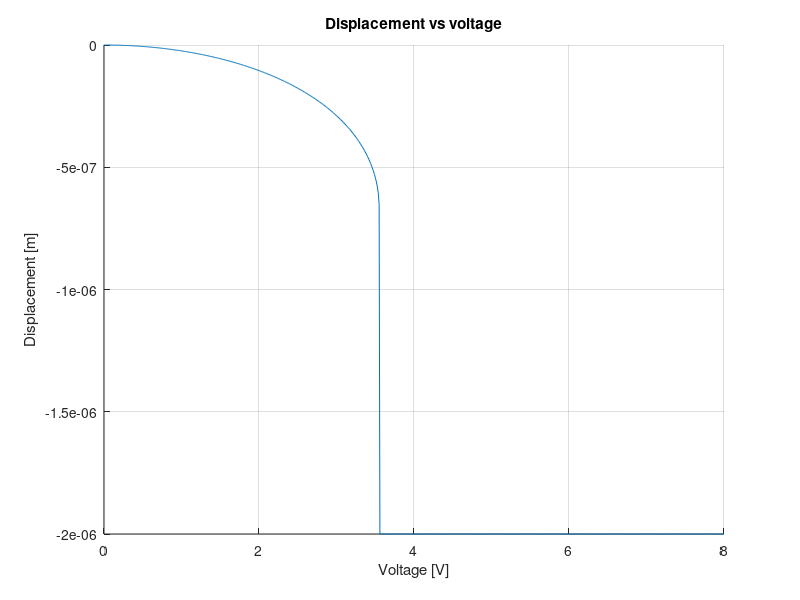
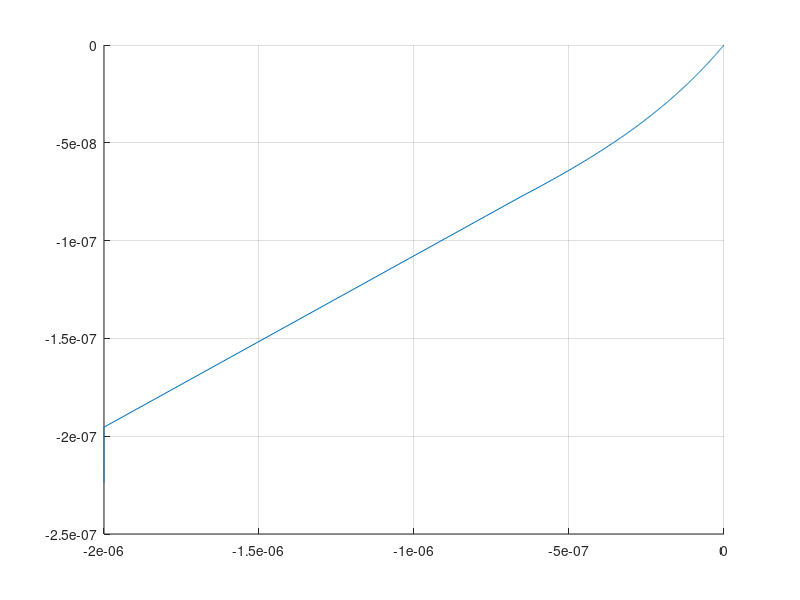

MATLAB code for these plots, in order:
%Constants
    clear all; format compact; format long g;
    K = 0.0941780821917766; %Stiffness
    gap = 2e-6; %Initial gap between plates
    permittivity = 8.854e-12; %Permittivity of the medium
    length = 100e-6; %Overlapping length of the plates
    thickness = 20e-6; %layer thickness of the plates
    B = permittivity*length*thickness; %Constant
    V = 30; %Applied voltage difference between plates
    tic
j = 0;
for V = 0 : .01: 8    
    j = j + 1; %plot data index
    
%Contact parameter
    x0 = 1.99e-6;
    U_spring = (1/2*K*x0.^2);
    U_capacitor = (-1/2*B*V^2 ./ (gap-x0));
    C = (U_spring*0 + U_capacitor) / (gap-x0).^-6;

%Potential
    %x = [-0.1:0.0001:1.955]*1e-6; 
    %U_spring = 1/2*K*x.^2;
    %U_capacitor = -1/2*B*V^2./(gap-x);
    %U_contact = -C*(gap-x).^-6;
    %figure(1); clf; grid on; hold on;
    %plot(x, U_contact, 'b'); plot(x, U_spring, 'r'); plot(x, U_capacitor, 'm'); 
    %plot(x, U_spring +  U_capacitor + U_contact, 'k'); title('U(x)'); xlabel('x'); ylabel('U');
    
%Force
    %x = [-0.1:0.0001:1.94]*1e-6; 
    %F_spring = -K*x;
    %F_capacitor = 1/2*B*V^2./(gap-x).^2;
    %F_contact = 6*C*abs(x-2e-6).^-7;
    %figure(2); clf; grid on; hold on;
    %plot(x, F_contact, 'b');plot(x, F_spring, 'r');plot(x, F_capacitor, 'm');
    %plot(x, F_spring +  F_capacitor + F_contact, 'k'); title('F(x)'); xlabel('x'); ylabel('F');

%Newton solver
    x = gap * 0; %Initial guess
    delta_x = 0.00001e-6;
    iter = 0;
    while (abs(delta_x)) >= 1e-12 && iter < 200
      x = x - delta_x;
      F =  -K*x -    1/2*B*V^2*(gap+x)^-2 -     (6*-C*(gap+x).^-7 ); %sum of forces to zero out to find x
      dF = -K   -  2*1/2*B*V^2*(gap+x)^-3 -  -7*(-6*-C*(gap+x).^-8 ); %dF = slope = delta_F / delta_x
      %F = -K*x - 1e-9;  dF = -K;
      delta_x = dF\F;
      iter = iter + 1;
    end
    FF(j) = K*x   +   1*-1/2*B*V^2./(gap-x).^2  +   (-6*-C*(gap-x).^-7);
%    x, V
    VV(j) = V;
    xx(j) = x;
end
figure(4); clf; grid on; hold on; plot(VV,xx); 
title('Displacement vs voltage'); xlabel('Voltage [V]'); ylabel('Displacement [m]');
figure(5); clf; grid on; hold on; plot(xx,FF); 
%title('x vs F'); xlabel('x'); ylabel('F');
%iter
x
F
toc
